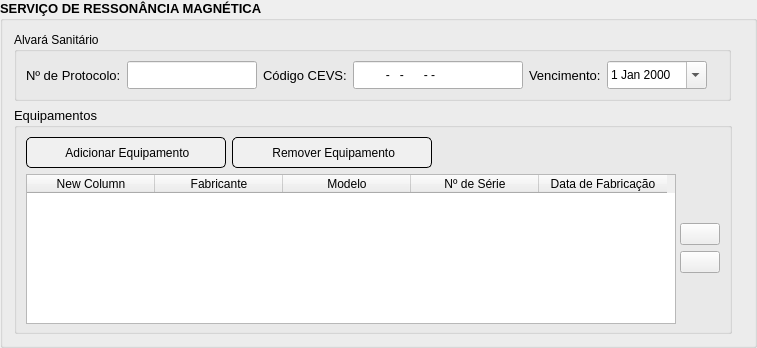
                   <widget class="QGroupBox" name="ressonanciaMagneticaGroupBox">
                    <property name="enabled">
                     <bool>true</bool>
                    </property>
                    <property name="minimumSize">
                     <size>
                      <width>757</width>
                      <height>348</height>
                     </size>
                    </property>
                    <property name="maximumSize">
                     <size>
                      <width>757</width>
                      <height>348</height>
                     </size>
                    </property>
                    <property name="font">
                     <font>
                      <family>Segoe UI</family>
                      <pointsize>10</pointsize>
                      <italic>false</italic>
                      <bold>true</bold>
                     </font>
                    </property>
                    <property name="styleSheet">
                     <string notr="true">QGroupBox::unchecked {
	background-color: rgb(230, 230, 230);
	font: 700 &quot;Segoe UI&quot;;
}

QGroupBox::checked {
	background-color: rgb(166, 255, 184);
	font: 700 10pt &quot;Segoe UI&quot;;
}</string>
                    </property>
                    <property name="title">
                     <string>SERVIÇO DE RESSONÂNCIA MAGNÉTICA</string>
                    </property>
                    <property name="flat">
                     <bool>false</bool>
                    </property>
                    <property name="checkable">
                     <bool>false</bool>
                    </property>
                    <property name="checked">
                     <bool>false</bool>
                    </property>
                    <layout class="QVBoxLayout" name="verticalLayout_26">
                     <item>
                      <layout class="QHBoxLayout" name="horizontalLayout_36">
                       <item>
                        <widget class="QGroupBox" name="groupBox_11">
                         <property name="styleSheet">
                          <string notr="true">QGroupBox {
	font: 10pt &quot;Segoe UI&quot;;
}</string>
                         </property>
                         <property name="title">
                          <string>Alvará Sanitário</string>
                         </property>
                         <layout class="QVBoxLayout" name="verticalLayout_27">
                          <item>
                           <layout class="QHBoxLayout" name="horizontalLayout_37">
                            <item>
                             <widget class="QLabel" name="label_46">
                              <property name="font">
                               <font>
                                <pointsize>10</pointsize>
                               </font>
                              </property>
                              <property name="text">
                               <string>Nº de Protocolo:</string>
                              </property>
                             </widget>
                            </item>
                            <item>
                             <widget class="QLineEdit" name="protocoloAlvaraRessonanciaMagneticaLineEdit">
                              <property name="minimumSize">
                               <size>
                                <width>130</width>
                                <height>28</height>
                               </size>
                              </property>
                              <property name="maximumSize">
                               <size>
                                <width>130</width>
                                <height>28</height>
                               </size>
                              </property>
                             </widget>
                            </item>
                            <item>
                             <widget class="QLabel" name="label_47">
                              <property name="font">
                               <font>
                                <pointsize>10</pointsize>
                               </font>
                              </property>
                              <property name="text">
                               <string>Código CEVS:</string>
                              </property>
                             </widget>
                            </item>
                            <item>
                             <widget class="QLineEdit" name="codigoCEVSAlvaraRessonanciaMagneticaLineEdit">
                              <property name="minimumSize">
                               <size>
                                <width>170</width>
                                <height>28</height>
                               </size>
                              </property>
                              <property name="maximumSize">
                               <size>
                                <width>170</width>
                                <height>28</height>
                               </size>
                              </property>
                              <property name="inputMask">
                               <string>000000000-000-000000-0-0</string>
                              </property>
                             </widget>
                            </item>
                            <item>
                             <widget class="QLabel" name="label_48">
                              <property name="font">
                               <font>
                                <pointsize>10</pointsize>
                               </font>
                              </property>
                              <property name="text">
                               <string>Vencimento:</string>
                              </property>
                             </widget>
                            </item>
                            <item>
                             <widget class="QDateEdit" name="validadeAlvaraRessonanciaMagneticaDateEdit">
                              <property name="minimumSize">
                               <size>
                                <width>100</width>
                                <height>28</height>
                               </size>
                              </property>
                              <property name="maximumSize">
                               <size>
                                <width>100</width>
                                <height>28</height>
                               </size>
                              </property>
                              <property name="calendarPopup">
                               <bool>true</bool>
                              </property>
                             </widget>
                            </item>
                            <item>
                             <spacer name="horizontalSpacer_38">
                              <property name="orientation">
                               <enum>Qt::Horizontal</enum>
                              </property>
                              <property name="sizeHint" stdset="0">
                               <size>
                                <width>40</width>
                                <height>20</height>
                               </size>
                              </property>
                             </spacer>
                            </item>
                           </layout>
                          </item>
                         </layout>
                        </widget>
                       </item>
                       <item>
                        <spacer name="horizontalSpacer_39">
                         <property name="orientation">
                          <enum>Qt::Horizontal</enum>
                         </property>
                         <property name="sizeHint" stdset="0">
                          <size>
                           <width>40</width>
                           <height>20</height>
                          </size>
                         </property>
                        </spacer>
                       </item>
                      </layout>
                     </item>
                     <item>
                      <layout class="QHBoxLayout" name="horizontalLayout_54">
                       <property name="topMargin">
                        <number>0</number>
                       </property>
                       <item>
                        <widget class="QGroupBox" name="equipamentosRessonanciaMagneticaGroupBox">
                         <property name="minimumSize">
                          <size>
                           <width>718</width>
                           <height>0</height>
                          </size>
                         </property>
                         <property name="maximumSize">
                          <size>
                           <width>718</width>
                           <height>16777215</height>
                          </size>
                         </property>
                         <property name="font">
                          <font>
                           <pointsize>10</pointsize>
                          </font>
                         </property>
                         <property name="title">
                          <string>Equipamentos</string>
                         </property>
                         <layout class="QVBoxLayout" name="verticalLayout_34">
                          <item>
                           <layout class="QHBoxLayout" name="horizontalLayout_55">
                            <item>
                             <widget class="QPushButton" name="adicionarEquipamentoRessonanciaMagneticaPushButton">
                              <property name="minimumSize">
                               <size>
                                <width>200</width>
                                <height>31</height>
                               </size>
                              </property>
                              <property name="maximumSize">
                               <size>
                                <width>200</width>
                                <height>31</height>
                               </size>
                              </property>
                              <property name="styleSheet">
                               <string notr="true">QPushButton {
	font: 10pt &quot;Segoe UI&quot;;
	border: 1px solid black;
	border-radius: 5px;
	background-color: rgb(240, 240, 240);
}

QPushButton:hover {
	font: 10pt &quot;Segoe UI&quot;;
	border: 1px solid black;
	border-radius: 5px;
	background-color: rgb(170, 255, 127);
}</string>
                              </property>
                              <property name="text">
                               <string> Adicionar Equipamento</string>
                              </property>
                              <property name="icon">
                               <iconset resource="resources.qrc">
                                <normaloff>:/imagens/icon-add.png</normaloff>:/imagens/icon-add.png</iconset>
                              </property>
                              <property name="iconSize">
                               <size>
                                <width>15</width>
                                <height>15</height>
                               </size>
                              </property>
                             </widget>
                            </item>
                            <item>
                             <widget class="QPushButton" name="removerEquipamentoRessonanciaMagneticaPushButton">
                              <property name="minimumSize">
                               <size>
                                <width>200</width>
                                <height>31</height>
                               </size>
                              </property>
                              <property name="maximumSize">
                               <size>
                                <width>200</width>
                                <height>31</height>
                               </size>
                              </property>
                              <property name="styleSheet">
                               <string notr="true">QPushButton {
	font: 10pt &quot;Segoe UI&quot;;
	border: 1px solid black;
	border-radius: 5px;
	background-color: rgb(240, 240, 240);
}

QPushButton:hover {
	font: 10pt &quot;Segoe UI&quot;;
	border: 1px solid black;
	border-radius: 5px;
	background-color: rgb(170, 255, 127);
}</string>
                              </property>
                              <property name="text">
                               <string> Remover Equipamento</string>
                              </property>
                              <property name="icon">
                               <iconset resource="resources.qrc">
                                <normaloff>:/imagens/icon-quit.png</normaloff>:/imagens/icon-quit.png</iconset>
                              </property>
                              <property name="iconSize">
                               <size>
                                <width>15</width>
                                <height>15</height>
                               </size>
                              </property>
                             </widget>
                            </item>
                            <item>
                             <spacer name="horizontalSpacer_57">
                              <property name="orientation">
                               <enum>Qt::Horizontal</enum>
                              </property>
                              <property name="sizeHint" stdset="0">
                               <size>
                                <width>40</width>
                                <height>20</height>
                               </size>
                              </property>
                             </spacer>
                            </item>
                           </layout>
                          </item>
                          <item>
                           <layout class="QHBoxLayout" name="horizontalLayout_66">
                            <property name="topMargin">
                             <number>0</number>
                            </property>
                            <item>
                             <widget class="QTableWidget" name="equipamentoRessonanciaMagneticaTableWidget">
                              <property name="minimumSize">
                               <size>
                                <width>650</width>
                                <height>150</height>
                               </size>
                              </property>
                              <property name="maximumSize">
                               <size>
                                <width>650</width>
                                <height>150</height>
                               </size>
                              </property>
                              <attribute name="horizontalHeaderDefaultSectionSize">
                               <number>128</number>
                              </attribute>
                              <column>
                               <property name="text">
                                <string>New Column</string>
                               </property>
                              </column>
                              <column>
                               <property name="text">
                                <string>Fabricante</string>
                               </property>
                              </column>
                              <column>
                               <property name="text">
                                <string>Modelo</string>
                               </property>
                              </column>
                              <column>
                               <property name="text">
                                <string>Nº de Série</string>
                               </property>
                              </column>
                              <column>
                               <property name="text">
                                <string>Data de Fabricação</string>
                               </property>
                              </column>
                             </widget>
                            </item>
                            <item>
                             <layout class="QVBoxLayout" name="verticalLayout_49">
                              <property name="rightMargin">
                               <number>0</number>
                              </property>
                              <item>
                               <spacer name="verticalSpacer_27">
                                <property name="orientation">
                                 <enum>Qt::Vertical</enum>
                                </property>
                                <property name="sizeHint" stdset="0">
                                 <size>
                                  <width>20</width>
                                  <height>40</height>
                                 </size>
                                </property>
                               </spacer>
                              </item>
                              <item>
                               <widget class="QPushButton" name="upRessonanciaMagneticaPushButton">
                                <property name="text">
                                 <string/>
                                </property>
                                <property name="icon">
                                 <iconset resource="resources.qrc">
                                  <normaloff>:/imagens/icon-sort-up.png</normaloff>:/imagens/icon-sort-up.png</iconset>
                                </property>
                                <property name="iconSize">
                                 <size>
                                  <width>20</width>
                                  <height>20</height>
                                 </size>
                                </property>
                               </widget>
                              </item>
                              <item>
                               <widget class="QPushButton" name="downRessonanciaMagneticaPushButton">
                                <property name="text">
                                 <string/>
                                </property>
                                <property name="icon">
                                 <iconset resource="resources.qrc">
                                  <normaloff>:/imagens/icon-sort-down.png</normaloff>:/imagens/icon-sort-down.png</iconset>
                                </property>
                                <property name="iconSize">
                                 <size>
                                  <width>20</width>
                                  <height>20</height>
                                 </size>
                                </property>
                               </widget>
                              </item>
                              <item>
                               <spacer name="verticalSpacer_26">
                                <property name="orientation">
                                 <enum>Qt::Vertical</enum>
                                </property>
                                <property name="sizeHint" stdset="0">
                                 <size>
                                  <width>20</width>
                                  <height>40</height>
                                 </size>
                                </property>
                               </spacer>
                              </item>
                             </layout>
                            </item>
                            <item>
                             <spacer name="horizontalSpacer_70">
                              <property name="orientation">
                               <enum>Qt::Horizontal</enum>
                              </property>
                              <property name="sizeHint" stdset="0">
                               <size>
                                <width>40</width>
                                <height>20</height>
                               </size>
                              </property>
                             </spacer>
                            </item>
                           </layout>
                          </item>
                         </layout>
                        </widget>
                       </item>
                       <item>
                        <spacer name="horizontalSpacer_56">
                         <property name="orientation">
                          <enum>Qt::Horizontal</enum>
                         </property>
                         <property name="sizeHint" stdset="0">
                          <size>
                           <width>40</width>
                           <height>20</height>
                          </size>
                         </property>
                        </spacer>
                       </item>
                      </layout>
                     </item>
                    </layout>
                   </widget>
